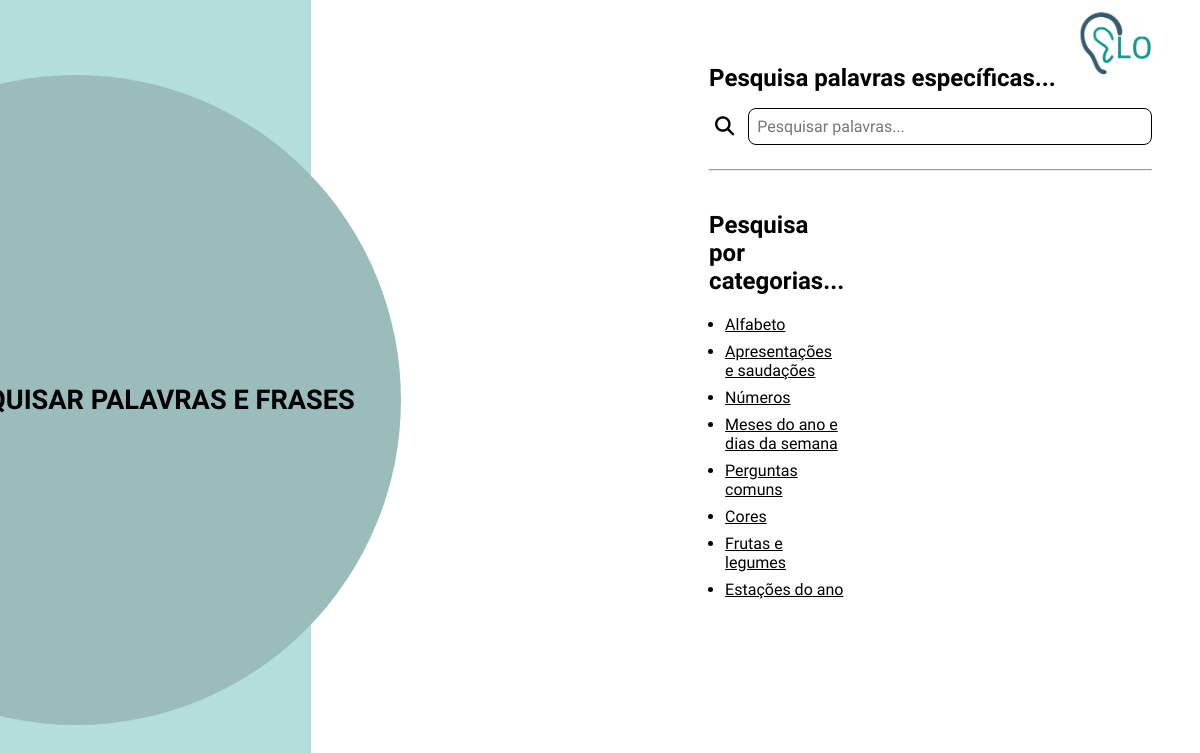
The page /pesquisa/ (signed in) on the database its author committed.
### aulas/models.py (models this page shows, shortened)
class Aula(models.Model):
    titulo = models.CharField(max_length=200)
    descricao = models.TextField()
    ordem = models.IntegerField(default=0)
    numero = models.IntegerField()

### pesquisa/views.py (the view, shortened to what this page needs)
# urls.py: path('', views.pesquisa_view, name='pesquisa'),
def pesquisa_view(request):
    query = request.GET.get('q', '')
    user = request.user
    resultados_aulas = []
    resultados_imagens = []
    resultados_videos = []
    resultados_palavras = []
    aulas_concluidas = []
    if user.is_authenticated:
        aulas_concluidas = Aula.objects.filter(
            id__in=AulaConcluida.objects.filter(user=user).values_list('aula_id', flat=True)
        ).order_by('ordem')
    context = {
        'query': query,
        'aulas_concluidas': aulas_concluidas,
        'resultados_aulas': resultados_aulas,
        'resultados_imagens': resultados_imagens,
        'resultados_videos': resultados_videos,
        'resultados_palavras': resultados_palavras,
    }
    return render(request, 'pesquisa/resultados.html', context)

### pesquisa/templates/pesquisa/resultados.html (shortened to what this page needs)
{% load static %}
<!DOCTYPE html>
<html lang="pt">
<head>
    <link rel="stylesheet" href="{% static 'pesquisa/resultados.css' %}">
    <link rel="stylesheet" href="https://cdnjs.cloudflare.com/ajax/libs/font-awesome/6.4.0/css/all.min.css">
</head>
<body>
    <a href="{% url 'dashboard' %}">
        <img src="{% static 'utilizador/images/logo.png' %}" alt="Logotipo" class="logo">
    </a>
    <div class="circulo-container">
        <div class="meio-circulo">
            <div class="texto-circulo">
                <h1>PESQUISAR PALAVRAS E FRASES</h1>
            </div>
        </div>
        <div class="conteudo-direito">
    <h1 class="titulo-pesquisa">Pesquisa palavras específicas...</h1>
    <form method="get" class="form-pesquisa">
        <button type="submit" class="botao-pesquisa">
            <i class="fas fa-search"></i>
        </button>
        <input type="text" name="q" placeholder="Pesquisar palavras..." value="{{ query }}" class="input-pesquisa">
    </form>
    <hr>
    <div class="layout-pesquisa">
        <div class="coluna-aulas">
            <h2>Pesquisa por categorias...</h2>
            <ul class="categorias">
                {% for aula in aulas_concluidas %}
                    <li><a href="{% url 'detalhes_aula' aula.id %}">{{ aula.titulo }}</a></li>
                {% endfor %}
            </ul>
        </div>
        <div class="coluna-galeria">
        </div>
    </div>
</div>

### pesquisa/static/pesquisa/resultados.css (style rules this page uses)
* { font-family: 'Sansation', sans-serif; }
body { margin: 0; display: flex; justify-content: center; align-items: center; height: 100vh; }
.circulo-container { display: flex; width: 100%; height: 100vh; position: relative; }
.meio-circulo { width: 650px; height: 650px; background-color: #9ABDBB; border-radius: 50%; position: absolute; left: -560px; top: 50%; transform: translateY(-50%); display: flex; justify-content: center; align-items: center; }
.texto-circulo { text-align: center; position: relative; left: 70px; }
.texto-circulo h1 { color: #000; font-size: 1.7em; font-weight: bold; }
.conteudo-direito { width: 50%; padding: 3rem; background-color: white; margin-left: 350px; }
.titulo-pesquisa { font-size: 1.5em; margin-bottom: 1rem; }
.form-pesquisa { display: flex; align-items: center; gap: 0.5rem; margin-bottom: 1.5rem; }
.input-pesquisa { padding: 0.5rem; border: 1px solid #000; border-radius: 8px; flex: 1; font-size: 1rem; }
.botao-pesquisa { background: none; border: none; cursor: pointer; font-size: 1.2rem; }
.categorias { list-style: disc; padding-left: 1rem; }
.categorias li { margin: 0.5rem 0; }
.categorias a { text-decoration: underline; color: black; }
.logo { position: absolute; top: -25px; right: 6px; width: 150px; height: auto; z-index: 2; }
.layout-pesquisa { display: flex; gap: 40px; margin-top: 20px; }
.coluna-aulas { flex: 1; }
.coluna-galeria { flex: 2; }

### rows shown on the page
Aula: titulo "Alfabeto"
Aula: titulo "Apresentações e saudações"
Aula: titulo "Números"
Aula: titulo "Meses do ano e dias da semana"
Aula: titulo "Perguntas comuns"
Aula: titulo "Cores"
Aula: titulo "Frutas e legumes"
Aula: titulo "Estações do ano"
